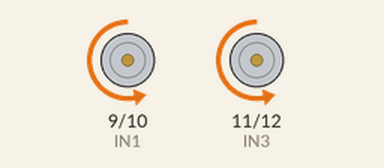
The sketch below on a simulated Arduino Uno, built with avr-gcc and run on an emulated ATmega328P. On the bench: motor-driver pin pairs drawn as motors (green arrow = first pin HIGH = forward, orange = second pin HIGH = backward, longer = more drive, scaled by the enable pin).

Above: at 2.5 s.
At 7.5 s:
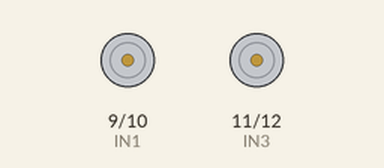
At 12.5 s:
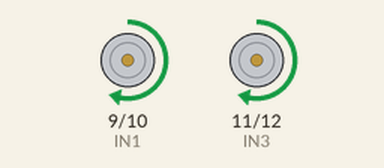
Timing chart, 0 to 19.5 s (numbered marks = the images above):
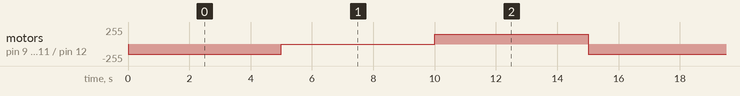

Measured:
- by itself, motor on pin 9 (IN1) / pin 10 (IN2), motor on pin 11 (IN3) / pin 12 (IN4): repeats every 15.0 s: stopped 5.0 s, forward 150/255 5.0 s, backward 150/255 5.0 s

The sketch:

Shield_298__2_motors_.ino
```cpp
int ENA = 3;//pin 3  connect pin mark (~)
int IN1 = 9;//pin 9 motor1
int IN2 = 10;//pin 10 motor1
int IN3 = 11;//pin 11 motor2
int IN4 = 12;//pin 12 motor2
int ENB = 5;//pin 5  connect pin mark (~)

void setup() {

pinMode(ENA, OUTPUT);
pinMode(IN1, OUTPUT);
pinMode(IN2, OUTPUT);
pinMode(IN3, OUTPUT);
pinMode(IN4, OUTPUT);
pinMode(ENB, OUTPUT);

analogWrite(ENA, 150);//speed motor1 0 : 255
analogWrite(ENB, 150);//speed motor2 0 : 255
}

void loop() {

// motor direction 1 & 2
digitalWrite(IN1, LOW);
digitalWrite(IN2, HIGH);
digitalWrite(IN3, LOW);
digitalWrite(IN4, HIGH);
    delay(5000);// 5 seconds

// stop motor 1 & 2
digitalWrite(IN1, LOW);
digitalWrite(IN2, LOW);
digitalWrite(IN3, LOW);
digitalWrite(IN4, LOW);
  delay(5000);// 5 seconds

//another direction motor 1 & 2
digitalWrite(IN1, HIGH);
digitalWrite(IN2, LOW);
digitalWrite(IN3, HIGH);
digitalWrite(IN4, LOW);
delay(5000);// 5 seconds

}
```
